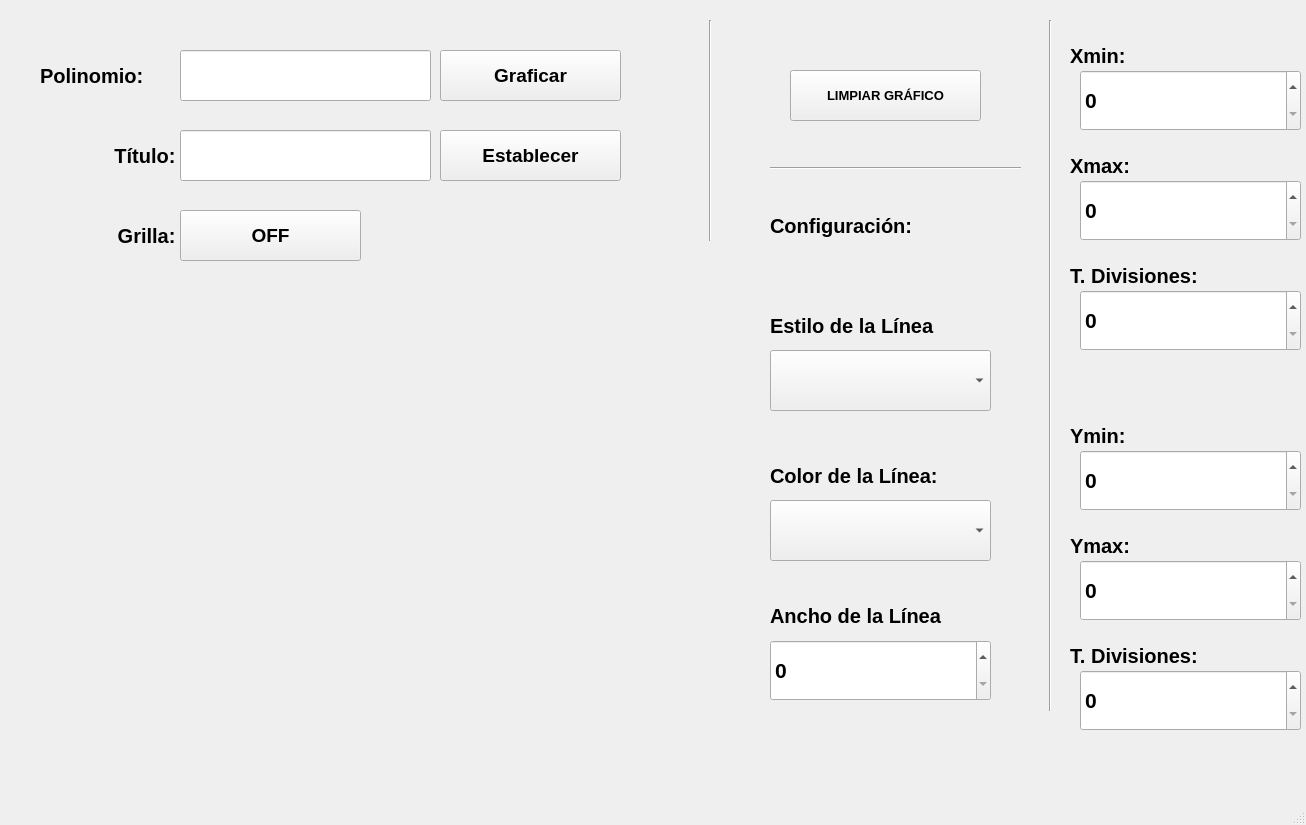
<?xml version="1.0" encoding="UTF-8"?>
<ui version="4.0">
 <class>MainWindow</class>
 <widget class="QMainWindow" name="MainWindow">
  <property name="geometry">
   <rect>
    <x>0</x>
    <y>0</y>
    <width>1306</width>
    <height>825</height>
   </rect>
  </property>
  <property name="windowTitle">
   <string>MainWindow</string>
  </property>
  <widget class="QWidget" name="centralwidget">
   <widget class="QPushButton" name="btn_graficar">
    <property name="geometry">
     <rect>
      <x>440</x>
      <y>50</y>
      <width>181</width>
      <height>51</height>
     </rect>
    </property>
    <property name="font">
     <font>
      <pointsize>14</pointsize>
      <weight>75</weight>
      <bold>true</bold>
     </font>
    </property>
    <property name="text">
     <string>Graficar</string>
    </property>
   </widget>
   <widget class="QLabel" name="label">
    <property name="geometry">
     <rect>
      <x>40</x>
      <y>50</y>
      <width>141</width>
      <height>51</height>
     </rect>
    </property>
    <property name="font">
     <font>
      <pointsize>15</pointsize>
      <weight>75</weight>
      <bold>true</bold>
     </font>
    </property>
    <property name="text">
     <string>Polinomio: </string>
    </property>
   </widget>
   <widget class="QLineEdit" name="txt_polinomio">
    <property name="geometry">
     <rect>
      <x>180</x>
      <y>50</y>
      <width>251</width>
      <height>51</height>
     </rect>
    </property>
   </widget>
   <widget class="QLabel" name="label_2">
    <property name="geometry">
     <rect>
      <x>40</x>
      <y>130</y>
      <width>141</width>
      <height>51</height>
     </rect>
    </property>
    <property name="font">
     <font>
      <pointsize>15</pointsize>
      <weight>75</weight>
      <bold>true</bold>
     </font>
    </property>
    <property name="text">
     <string>Título: </string>
    </property>
    <property name="alignment">
     <set>Qt::AlignRight|Qt::AlignTrailing|Qt::AlignVCenter</set>
    </property>
   </widget>
   <widget class="QLineEdit" name="txt_titulo">
    <property name="geometry">
     <rect>
      <x>180</x>
      <y>130</y>
      <width>251</width>
      <height>51</height>
     </rect>
    </property>
   </widget>
   <widget class="QPushButton" name="btn_titulo">
    <property name="geometry">
     <rect>
      <x>440</x>
      <y>130</y>
      <width>181</width>
      <height>51</height>
     </rect>
    </property>
    <property name="font">
     <font>
      <pointsize>14</pointsize>
      <weight>75</weight>
      <bold>true</bold>
     </font>
    </property>
    <property name="text">
     <string>Establecer</string>
    </property>
   </widget>
   <widget class="QLabel" name="label_3">
    <property name="geometry">
     <rect>
      <x>40</x>
      <y>210</y>
      <width>141</width>
      <height>51</height>
     </rect>
    </property>
    <property name="font">
     <font>
      <pointsize>15</pointsize>
      <weight>75</weight>
      <bold>true</bold>
     </font>
    </property>
    <property name="text">
     <string>Grilla: </string>
    </property>
    <property name="alignment">
     <set>Qt::AlignRight|Qt::AlignTrailing|Qt::AlignVCenter</set>
    </property>
   </widget>
   <widget class="QPushButton" name="btn_grilla">
    <property name="geometry">
     <rect>
      <x>180</x>
      <y>210</y>
      <width>181</width>
      <height>51</height>
     </rect>
    </property>
    <property name="font">
     <font>
      <pointsize>14</pointsize>
      <weight>75</weight>
      <bold>true</bold>
     </font>
    </property>
    <property name="text">
     <string>OFF</string>
    </property>
   </widget>
   <widget class="QWidget" name="verticalLayoutWidget">
    <property name="geometry">
     <rect>
      <x>10</x>
      <y>270</y>
      <width>731</width>
      <height>501</height>
     </rect>
    </property>
    <layout class="QVBoxLayout" name="verticalLayout"/>
   </widget>
   <widget class="QPushButton" name="btn_limpiar">
    <property name="geometry">
     <rect>
      <x>790</x>
      <y>70</y>
      <width>191</width>
      <height>51</height>
     </rect>
    </property>
    <property name="font">
     <font>
      <pointsize>10</pointsize>
      <weight>75</weight>
      <bold>true</bold>
     </font>
    </property>
    <property name="text">
     <string>LIMPIAR GRÁFICO</string>
    </property>
   </widget>
   <widget class="Line" name="line">
    <property name="geometry">
     <rect>
      <x>770</x>
      <y>160</y>
      <width>251</width>
      <height>16</height>
     </rect>
    </property>
    <property name="orientation">
     <enum>Qt::Horizontal</enum>
    </property>
   </widget>
   <widget class="Line" name="line_2">
    <property name="geometry">
     <rect>
      <x>700</x>
      <y>20</y>
      <width>20</width>
      <height>221</height>
     </rect>
    </property>
    <property name="orientation">
     <enum>Qt::Vertical</enum>
    </property>
   </widget>
   <widget class="QLabel" name="label_4">
    <property name="geometry">
     <rect>
      <x>770</x>
      <y>200</y>
      <width>201</width>
      <height>51</height>
     </rect>
    </property>
    <property name="font">
     <font>
      <pointsize>15</pointsize>
      <weight>75</weight>
      <bold>true</bold>
     </font>
    </property>
    <property name="text">
     <string>Configuración: </string>
    </property>
   </widget>
   <widget class="QLabel" name="label_5">
    <property name="geometry">
     <rect>
      <x>770</x>
      <y>300</y>
      <width>231</width>
      <height>51</height>
     </rect>
    </property>
    <property name="font">
     <font>
      <pointsize>15</pointsize>
      <weight>75</weight>
      <bold>true</bold>
     </font>
    </property>
    <property name="text">
     <string>Estilo de la Línea</string>
    </property>
   </widget>
   <widget class="QLabel" name="label_6">
    <property name="geometry">
     <rect>
      <x>770</x>
      <y>450</y>
      <width>211</width>
      <height>51</height>
     </rect>
    </property>
    <property name="font">
     <font>
      <pointsize>15</pointsize>
      <weight>75</weight>
      <bold>true</bold>
     </font>
    </property>
    <property name="text">
     <string>Color de la Línea:</string>
    </property>
   </widget>
   <widget class="QLabel" name="label_7">
    <property name="geometry">
     <rect>
      <x>770</x>
      <y>590</y>
      <width>231</width>
      <height>51</height>
     </rect>
    </property>
    <property name="font">
     <font>
      <pointsize>15</pointsize>
      <weight>75</weight>
      <bold>true</bold>
     </font>
    </property>
    <property name="text">
     <string>Ancho de la Línea </string>
    </property>
   </widget>
   <widget class="QComboBox" name="cb_estiloLinea">
    <property name="geometry">
     <rect>
      <x>770</x>
      <y>350</y>
      <width>221</width>
      <height>61</height>
     </rect>
    </property>
    <property name="font">
     <font>
      <pointsize>16</pointsize>
      <weight>75</weight>
      <bold>true</bold>
     </font>
    </property>
   </widget>
   <widget class="QComboBox" name="cb_ColorLinea">
    <property name="geometry">
     <rect>
      <x>770</x>
      <y>500</y>
      <width>221</width>
      <height>61</height>
     </rect>
    </property>
    <property name="font">
     <font>
      <pointsize>16</pointsize>
      <weight>75</weight>
      <bold>true</bold>
     </font>
    </property>
   </widget>
   <widget class="QSpinBox" name="sp_anchoLinea">
    <property name="geometry">
     <rect>
      <x>770</x>
      <y>640</y>
      <width>221</width>
      <height>61</height>
     </rect>
    </property>
    <property name="font">
     <font>
      <pointsize>16</pointsize>
      <weight>75</weight>
      <bold>true</bold>
     </font>
    </property>
   </widget>
   <widget class="Line" name="line_3">
    <property name="geometry">
     <rect>
      <x>1040</x>
      <y>20</y>
      <width>20</width>
      <height>691</height>
     </rect>
    </property>
    <property name="orientation">
     <enum>Qt::Vertical</enum>
    </property>
   </widget>
   <widget class="QLabel" name="label_8">
    <property name="geometry">
     <rect>
      <x>1070</x>
      <y>30</y>
      <width>91</width>
      <height>51</height>
     </rect>
    </property>
    <property name="font">
     <font>
      <pointsize>15</pointsize>
      <weight>75</weight>
      <bold>true</bold>
     </font>
    </property>
    <property name="text">
     <string>Xmin:</string>
    </property>
   </widget>
   <widget class="QLabel" name="label_9">
    <property name="geometry">
     <rect>
      <x>1070</x>
      <y>140</y>
      <width>91</width>
      <height>51</height>
     </rect>
    </property>
    <property name="font">
     <font>
      <pointsize>15</pointsize>
      <weight>75</weight>
      <bold>true</bold>
     </font>
    </property>
    <property name="text">
     <string>Xmax:</string>
    </property>
   </widget>
   <widget class="QLabel" name="label_12">
    <property name="geometry">
     <rect>
      <x>1070</x>
      <y>250</y>
      <width>171</width>
      <height>51</height>
     </rect>
    </property>
    <property name="font">
     <font>
      <pointsize>15</pointsize>
      <weight>75</weight>
      <bold>true</bold>
     </font>
    </property>
    <property name="text">
     <string>T. Divisiones: </string>
    </property>
   </widget>
   <widget class="QSpinBox" name="sp_Xmin">
    <property name="geometry">
     <rect>
      <x>1080</x>
      <y>70</y>
      <width>221</width>
      <height>61</height>
     </rect>
    </property>
    <property name="font">
     <font>
      <pointsize>16</pointsize>
      <weight>75</weight>
      <bold>true</bold>
     </font>
    </property>
   </widget>
   <widget class="QSpinBox" name="sp_Xmax">
    <property name="geometry">
     <rect>
      <x>1080</x>
      <y>180</y>
      <width>221</width>
      <height>61</height>
     </rect>
    </property>
    <property name="font">
     <font>
      <pointsize>16</pointsize>
      <weight>75</weight>
      <bold>true</bold>
     </font>
    </property>
   </widget>
   <widget class="QSpinBox" name="sp_divisionesX">
    <property name="geometry">
     <rect>
      <x>1080</x>
      <y>290</y>
      <width>221</width>
      <height>61</height>
     </rect>
    </property>
    <property name="font">
     <font>
      <pointsize>16</pointsize>
      <weight>75</weight>
      <bold>true</bold>
     </font>
    </property>
   </widget>
   <widget class="QSpinBox" name="sp_divisionesY">
    <property name="geometry">
     <rect>
      <x>1080</x>
      <y>670</y>
      <width>221</width>
      <height>61</height>
     </rect>
    </property>
    <property name="font">
     <font>
      <pointsize>16</pointsize>
      <weight>75</weight>
      <bold>true</bold>
     </font>
    </property>
   </widget>
   <widget class="QSpinBox" name="sp_Ymin">
    <property name="geometry">
     <rect>
      <x>1080</x>
      <y>450</y>
      <width>221</width>
      <height>61</height>
     </rect>
    </property>
    <property name="font">
     <font>
      <pointsize>16</pointsize>
      <weight>75</weight>
      <bold>true</bold>
     </font>
    </property>
   </widget>
   <widget class="QSpinBox" name="sp_Ymax">
    <property name="geometry">
     <rect>
      <x>1080</x>
      <y>560</y>
      <width>221</width>
      <height>61</height>
     </rect>
    </property>
    <property name="font">
     <font>
      <pointsize>16</pointsize>
      <weight>75</weight>
      <bold>true</bold>
     </font>
    </property>
   </widget>
   <widget class="QLabel" name="label_10">
    <property name="geometry">
     <rect>
      <x>1070</x>
      <y>520</y>
      <width>91</width>
      <height>51</height>
     </rect>
    </property>
    <property name="font">
     <font>
      <pointsize>15</pointsize>
      <weight>75</weight>
      <bold>true</bold>
     </font>
    </property>
    <property name="text">
     <string>Ymax:</string>
    </property>
   </widget>
   <widget class="QLabel" name="label_11">
    <property name="geometry">
     <rect>
      <x>1070</x>
      <y>410</y>
      <width>91</width>
      <height>51</height>
     </rect>
    </property>
    <property name="font">
     <font>
      <pointsize>15</pointsize>
      <weight>75</weight>
      <bold>true</bold>
     </font>
    </property>
    <property name="text">
     <string>Ymin:</string>
    </property>
   </widget>
   <widget class="QLabel" name="label_13">
    <property name="geometry">
     <rect>
      <x>1070</x>
      <y>630</y>
      <width>171</width>
      <height>51</height>
     </rect>
    </property>
    <property name="font">
     <font>
      <pointsize>15</pointsize>
      <weight>75</weight>
      <bold>true</bold>
     </font>
    </property>
    <property name="text">
     <string>T. Divisiones: </string>
    </property>
   </widget>
  </widget>
  <widget class="QMenuBar" name="menubar">
   <property name="geometry">
    <rect>
     <x>0</x>
     <y>0</y>
     <width>1306</width>
     <height>26</height>
    </rect>
   </property>
  </widget>
  <widget class="QStatusBar" name="statusbar"/>
 </widget>
 <resources/>
 <connections/>
</ui>
